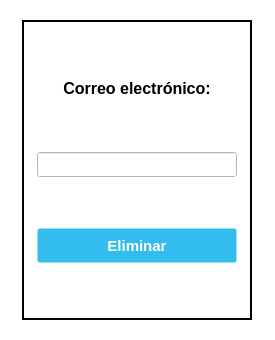
<?xml version="1.0" encoding="UTF-8"?>
<ui version="4.0">
 <class>DeleteUser_Window</class>
 <widget class="QMainWindow" name="DeleteUser_Window">
  <property name="geometry">
   <rect>
    <x>0</x>
    <y>0</y>
    <width>275</width>
    <height>340</height>
   </rect>
  </property>
  <property name="sizePolicy">
   <sizepolicy hsizetype="MinimumExpanding" vsizetype="Preferred">
    <horstretch>0</horstretch>
    <verstretch>0</verstretch>
   </sizepolicy>
  </property>
  <property name="maximumSize">
   <size>
    <width>275</width>
    <height>340</height>
   </size>
  </property>
  <property name="windowTitle">
   <string>Eliminar Usuario</string>
  </property>
  <property name="windowIcon">
   <iconset>
    <normaloff>//nas01/DATOS/Comunes/EIPSA-ERP/Recursos/Iconos/icon.ico</normaloff>//nas01/DATOS/Comunes/EIPSA-ERP/Recursos/Iconos/icon.ico</iconset>
  </property>
  <property name="autoFillBackground">
   <bool>false</bool>
  </property>
  <property name="styleSheet">
   <string notr="true">QWidget {
background-color: rgb(255, 255, 255);
}

.QFrame {
	border: 2px solid black;
}</string>
  </property>
  <property name="toolButtonStyle">
   <enum>Qt::ToolButtonIconOnly</enum>
  </property>
  <widget class="QWidget" name="centralwidget">
   <property name="enabled">
    <bool>true</bool>
   </property>
   <property name="sizePolicy">
    <sizepolicy hsizetype="Fixed" vsizetype="Fixed">
     <horstretch>0</horstretch>
     <verstretch>0</verstretch>
    </sizepolicy>
   </property>
   <property name="autoFillBackground">
    <bool>false</bool>
   </property>
   <layout class="QGridLayout" name="gridLayout_2">
    <item row="0" column="0" alignment="Qt::AlignHCenter">
     <widget class="QFrame" name="frame">
      <property name="minimumSize">
       <size>
        <width>230</width>
        <height>300</height>
       </size>
      </property>
      <property name="maximumSize">
       <size>
        <width>230</width>
        <height>300</height>
       </size>
      </property>
      <property name="styleSheet">
       <string notr="true"/>
      </property>
      <property name="frameShape">
       <enum>QFrame::Box</enum>
      </property>
      <property name="frameShadow">
       <enum>QFrame::Raised</enum>
      </property>
      <layout class="QVBoxLayout" name="verticalLayout">
       <item alignment="Qt::AlignHCenter">
        <widget class="QLabel" name="label_email_deleteuser">
         <property name="enabled">
          <bool>true</bool>
         </property>
         <property name="sizePolicy">
          <sizepolicy hsizetype="Maximum" vsizetype="Maximum">
           <horstretch>0</horstretch>
           <verstretch>0</verstretch>
          </sizepolicy>
         </property>
         <property name="minimumSize">
          <size>
           <width>200</width>
           <height>25</height>
          </size>
         </property>
         <property name="maximumSize">
          <size>
           <width>200</width>
           <height>25</height>
          </size>
         </property>
         <property name="font">
          <font>
           <pointsize>12</pointsize>
           <bold>true</bold>
          </font>
         </property>
         <property name="text">
          <string>Correo electrónico:</string>
         </property>
         <property name="alignment">
          <set>Qt::AlignCenter</set>
         </property>
        </widget>
       </item>
       <item alignment="Qt::AlignHCenter">
        <widget class="QLineEdit" name="email_deleteuser">
         <property name="enabled">
          <bool>true</bool>
         </property>
         <property name="sizePolicy">
          <sizepolicy hsizetype="Maximum" vsizetype="Fixed">
           <horstretch>0</horstretch>
           <verstretch>0</verstretch>
          </sizepolicy>
         </property>
         <property name="minimumSize">
          <size>
           <width>200</width>
           <height>25</height>
          </size>
         </property>
         <property name="maximumSize">
          <size>
           <width>200</width>
           <height>25</height>
          </size>
         </property>
         <property name="font">
          <font>
           <pointsize>10</pointsize>
          </font>
         </property>
         <property name="alignment">
          <set>Qt::AlignCenter</set>
         </property>
        </widget>
       </item>
       <item alignment="Qt::AlignHCenter">
        <widget class="QPushButton" name="delete_deleteuser">
         <property name="enabled">
          <bool>true</bool>
         </property>
         <property name="sizePolicy">
          <sizepolicy hsizetype="Maximum" vsizetype="Maximum">
           <horstretch>0</horstretch>
           <verstretch>0</verstretch>
          </sizepolicy>
         </property>
         <property name="minimumSize">
          <size>
           <width>200</width>
           <height>35</height>
          </size>
         </property>
         <property name="maximumSize">
          <size>
           <width>200</width>
           <height>35</height>
          </size>
         </property>
         <property name="font">
          <font>
           <pointsize>-1</pointsize>
           <bold>true</bold>
           <underline>false</underline>
           <strikeout>false</strikeout>
          </font>
         </property>
         <property name="styleSheet">
          <string notr="true">QPushButton {
background-color: #33bdef;
  border: 1px solid transparent;
  border-radius: 3px;
  color: #fff;
  font-family: -apple-system,system-ui,&quot;Segoe UI&quot;,&quot;Liberation Sans&quot;,sans-serif;
  font-size: 15px;
  font-weight: 800;
  line-height: 1.15385;
  margin: 0;
  outline: none;
  padding: 8px .8em;
  text-align: center;
  text-decoration: none;
  vertical-align: baseline;
  white-space: nowrap;
}

QPushButton:hover {
	background-color: #019ad2;
	border-color: rgb(0, 0, 0);
}

QPushButton:pressed {
	background-color: rgb(1, 140, 190);
	border-color: rgb(255, 255, 255);
}</string>
         </property>
         <property name="text">
          <string>Eliminar</string>
         </property>
         <property name="autoDefault">
          <bool>true</bool>
         </property>
        </widget>
       </item>
      </layout>
     </widget>
    </item>
   </layout>
  </widget>
  <widget class="QMenuBar" name="menubar">
   <property name="enabled">
    <bool>true</bool>
   </property>
   <property name="geometry">
    <rect>
     <x>0</x>
     <y>0</y>
     <width>275</width>
     <height>22</height>
    </rect>
   </property>
  </widget>
 </widget>
 <resources/>
 <connections/>
</ui>
